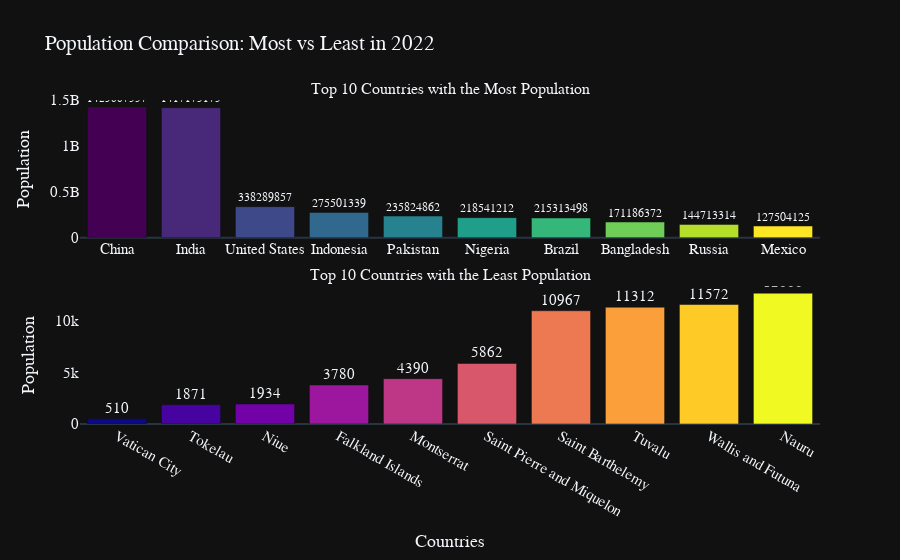

The notebook cell saved with this chart:
### Code cell
top_most_population = data.groupby(by='Country/Territory')['2022 Population'].sum().sort_values(ascending=False).head(10)
bottom_population = data.groupby(by='Country/Territory')['2022 Population'].sum().sort_values(ascending=True).head(10)

fig = make_subplots(
    rows=2, cols=1,
    shared_xaxes=False,
    vertical_spacing=0.15,
    subplot_titles=["Top 10 Countries with the Most Population", "Top 10 Countries with the Least Population"]
)

fig.add_trace(
    go.Bar(
        x=top_most_population.index,
        y=top_most_population.values,
        marker_color=px.colors.sequential.Viridis,
        text=top_most_population.values,
        name="Most Population",
        textposition='outside'
    ),
    row=1, col=1
)

fig.add_trace(
    go.Bar(
        x=bottom_population.index,
        y=bottom_population.values,
        marker_color=px.colors.sequential.Plasma,
        text=bottom_population.values,
        name="Least Population",
        textposition='outside'
    ),
    row=2, col=1
)

fig.update_layout(
    height=1000,
    template='plotly_dark',
    showlegend=False,
    font=dict(size=15, family="Franklin Gothic"),
    title_text="Population Comparison: Most vs Least in 2022"
)

fig.update_yaxes(title_text="Population", showgrid=False, row=1, col=1)
fig.update_yaxes(title_text="Population", showgrid=False, row=2, col=1)
fig.update_xaxes(title_text="Countries", showgrid=False, row=2, col=1)
fig.update_xaxes(showgrid=False, row=1, col=1)

fig.show()

### Figure 1 — Plotly figure (JSON) as saved in the notebook; plotly's stock layout.template omitted (floating-point values rounded to 4 significant figures)
{"data": [{"marker": {"color": ["#440154", "#482878", "#3e4989", "#31688e", "#26828e", "#1f9e89", "#35b779", "#6ece58", "#b5de2b", "#fde725"]}, "name": "Most Population", "text": [1425887337, 1417173173, 338289857, 275501339, 235824862, 218541212, 215313498, 171186372, 144713314, 127504125], "textposition": "outside", "type": "bar", "x": ["China", "India", "United States", "Indonesia", "Pakistan", "Nigeria", "Brazil", "Bangladesh", "Russia", "Mexico"], "xaxis": "x", "y": [1425887337, 1417173173, 338289857, 275501339, 235824862, 218541212, 215313498, 171186372, 144713314, 127504125], "yaxis": "y"}, {"marker": {"color": ["#0d0887", "#46039f", "#7201a8", "#9c179e", "#bd3786", "#d8576b", "#ed7953", "#fb9f3a", "#fdca26", "#f0f921"]}, "name": "Least Population", "text": [510, 1871, 1934, 3780, 4390, 5862, 10967, 11312, 11572, 12668], "textposition": "outside", "type": "bar", "x": ["Vatican City", "Tokelau", "Niue", "Falkland Islands", "Montserrat", "Saint Pierre and Miquelon", "Saint Barthelemy", "Tuvalu", "Wallis and Futuna", "Nauru"], "xaxis": "x2", "y": [510, 1871, 1934, 3780, 4390, 5862, 10967, 11312, 11572, 12668], "yaxis": "y2"}], "layout": {"annotations": [{"font": {"size": 16}, "showarrow": false, "text": "Top 10 Countries with the Most Population", "x": 0.5, "xanchor": "center", "xref": "paper", "y": 1, "yanchor": "bottom", "yref": "paper"}, {"font": {"size": 16}, "showarrow": false, "text": "Top 10 Countries with the Least Population", "x": 0.5, "xanchor": "center", "xref": "paper", "y": 0.425, "yanchor": "bottom", "yref": "paper"}], "autosize": true, "font": {"family": "Franklin Gothic", "size": 15}, "showlegend": false, "title": {"text": "Population Comparison: Most vs Least in 2022"}, "xaxis": {"anchor": "y", "autorange": true, "domain": [0, 1], "range": [-0.5, 9.5], "showgrid": false, "type": "category"}, "xaxis2": {"anchor": "y2", "autorange": true, "domain": [0, 1], "range": [-0.5, 9.5], "showgrid": false, "title": {"text": "Countries"}, "type": "category"}, "yaxis": {"anchor": "x", "autorange": true, "domain": [0.575, 1], "range": [0, 1501000000.0], "showgrid": false, "title": {"text": "Population"}, "type": "linear"}, "yaxis2": {"anchor": "x2", "autorange": true, "domain": [0, 0.425], "range": [0, 13330.0], "showgrid": false, "title": {"text": "Population"}, "type": "linear"}}}
